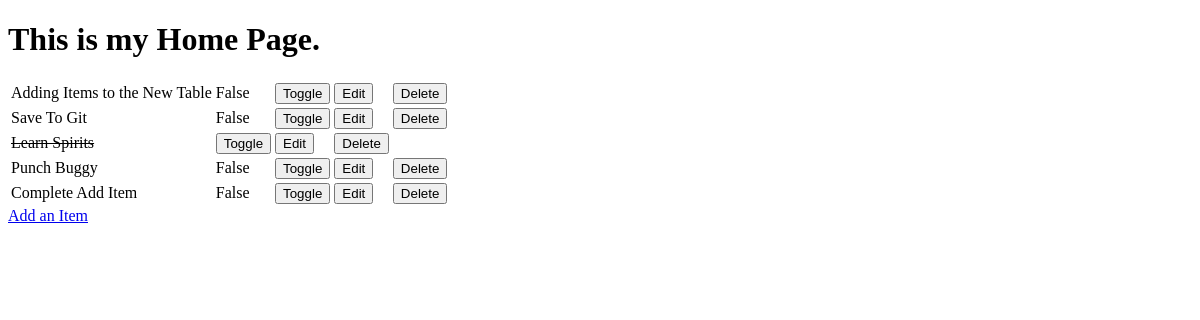
Before: / with the older database file.
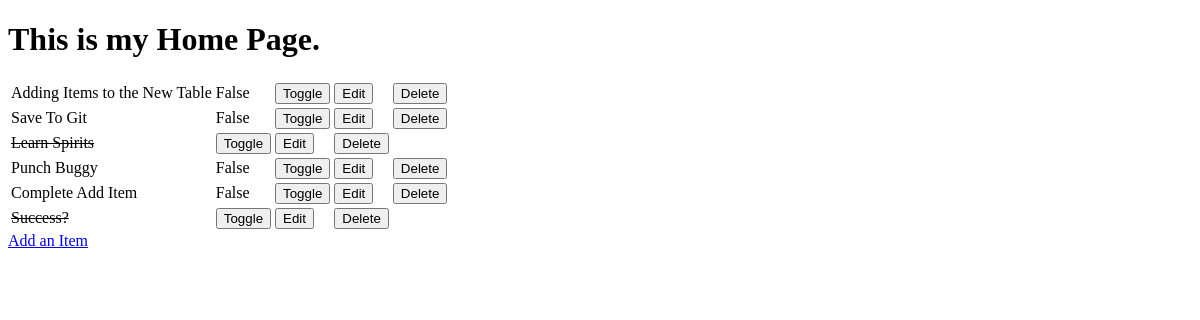
After: the same page with the newer database file.
### mini/models.py (models this page shows, shortened)
class Item(models.Model):
    name = models.CharField(max_length=50, null=False, blank=False)
    doen = models.BooleanField(null=False, blank=False, default=False)

### mini/views.py (the view)
# urls.py: path('', views.home_page, name='home'),
def home_page(request):
    items = Item.objects.all()
    context = {
        'items': items
    }
    return render(request, 'mini/home.html', context)

### mini/templates/mini/home.html (shortened to what this page needs)
<!DOCTYPE html>
<html lang="en">
<head>
</head>
<body>
    <h1>This is my Home Page.</h1>
    <table>
        {% for item in items%}
        <tr>
            {% if item.doen %}
                <td><strike>{{ item.name }}</strike></td>
            {% else %}
                <td>{{ item.name }}</td>
                <td>{{ item.doen  }}</td>
            {% endif %}
            <td>
                <a href="/toggle/{{ item.id }}">
                    <button>Toggle</button>
                </a>
            </td>
            <td>
                <a href="/edit/{{ item.id }}">
                    <button>Edit</button>
                </a>
            </td>
            <td>
                <a href="/delete/{{ item.id }}">
                    <button>Delete</button>
                </a>
            </td>
        </tr>
        {% empty %}
            <tr><td>You have nothing to do.</td></tr>
        {% endfor %}
    </table>
    <a href="/add">Add an Item</a>
</body>
</html>

Changed rows visible on the page:
added Item: name "Success?"
